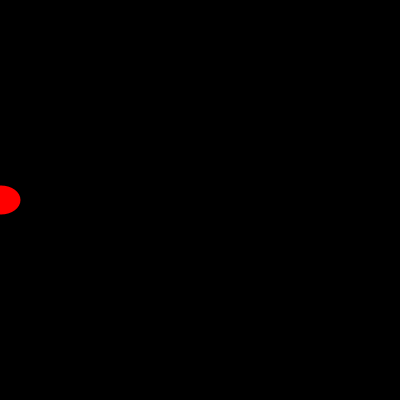
Frame 1 (no input)
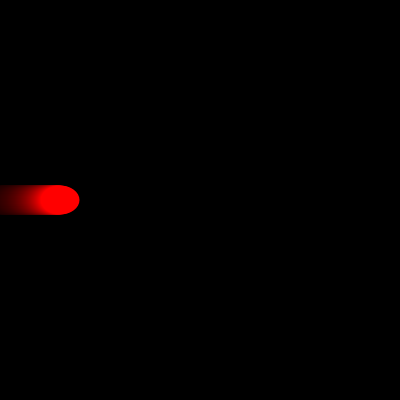
Frame 60 (the mouse pressed at the canvas centre just before this capture)
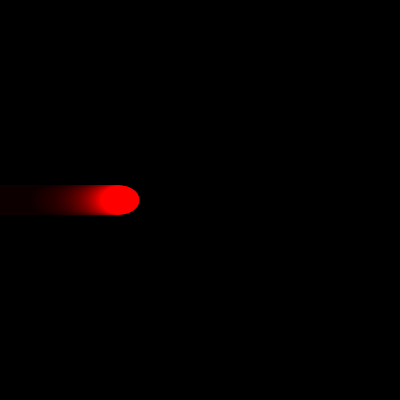
Frame 120 (the mouse held since frame 60 and released just before this capture)

The Processing sketch that drew these frames (run headless with seeded random() and noise(); from frame 60 on, the mouse is pressed at the canvas centre):

// Processing sketch: processing_134748
// ── processing_134748.pde

//ICE_5
//copyright Joanne Lo jylo 2014
float x, y, dx, wd, ht; 
color bgColor, ellipseColor;

void setup( ) 
{
size( 400, 400 ); 
background( 0 ); x = 0;
y = height/2;
wd = 39; 
ht = 29; 
dx = 1;
bgColor = color( 0, 10 ); 
ellipseColor = color(255, 0, 0 ); 
noStroke ( );
}

void draw( )
{
prepareWindow( ); 
moveEllipse( ); 
drawEllipse( );
}

void prepareWindow()
{
  fill (bgColor);
  rect(0,0,width,height);
}

void drawEllipse()
{
  fill(ellipseColor);
  ellipse(x,y,wd,ht);
}

void moveEllipse()
{
  x=x+dx;
  if(x>width)
  {
  dx=-dx;
  }
  else if (x<0)
  {
    dx=-dx;
}
}
